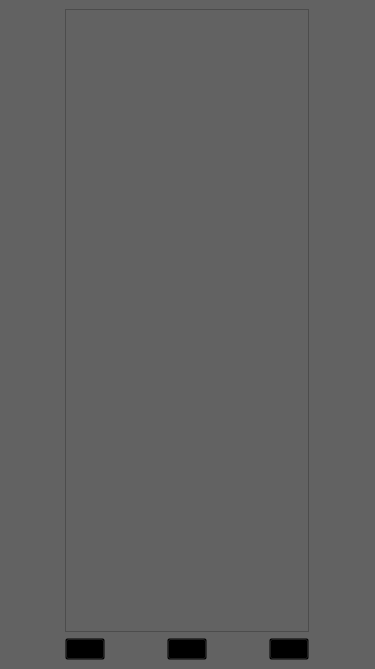
<?xml version="1.0" encoding="UTF-8"?>
<ui version="4.0">
 <class>MainWindow</class>
 <widget class="QMainWindow" name="MainWindow">
  <property name="geometry">
   <rect>
    <x>0</x>
    <y>0</y>
    <width>375</width>
    <height>669</height>
   </rect>
  </property>
  <property name="palette">
   <palette>
    <active>
     <colorrole role="Base">
      <brush brushstyle="SolidPattern">
       <color alpha="255">
        <red>98</red>
        <green>98</green>
        <blue>98</blue>
       </color>
      </brush>
     </colorrole>
     <colorrole role="Window">
      <brush brushstyle="SolidPattern">
       <color alpha="255">
        <red>98</red>
        <green>98</green>
        <blue>98</blue>
       </color>
      </brush>
     </colorrole>
    </active>
    <inactive>
     <colorrole role="Base">
      <brush brushstyle="SolidPattern">
       <color alpha="255">
        <red>98</red>
        <green>98</green>
        <blue>98</blue>
       </color>
      </brush>
     </colorrole>
     <colorrole role="Window">
      <brush brushstyle="SolidPattern">
       <color alpha="255">
        <red>98</red>
        <green>98</green>
        <blue>98</blue>
       </color>
      </brush>
     </colorrole>
    </inactive>
    <disabled>
     <colorrole role="Base">
      <brush brushstyle="SolidPattern">
       <color alpha="255">
        <red>98</red>
        <green>98</green>
        <blue>98</blue>
       </color>
      </brush>
     </colorrole>
     <colorrole role="Window">
      <brush brushstyle="SolidPattern">
       <color alpha="255">
        <red>98</red>
        <green>98</green>
        <blue>98</blue>
       </color>
      </brush>
     </colorrole>
    </disabled>
   </palette>
  </property>
  <property name="windowTitle">
   <string>MainWindow</string>
  </property>
  <widget class="QWidget" name="centralwidget">
   <layout class="QGridLayout" name="gridLayout">
    <item row="1" column="0">
     <widget class="QPushButton" name="taxi_btn">
      <property name="sizePolicy">
       <sizepolicy hsizetype="Maximum" vsizetype="Fixed">
        <horstretch>0</horstretch>
        <verstretch>0</verstretch>
       </sizepolicy>
      </property>
      <property name="styleSheet">
       <string notr="true">QPushButton#taxi_btn {
        background-color: transparent;
    }
QPushButton#taxi_btn:hover {
        background-color: rgb(75, 75, 75);
		border-radius: 20px;
    }</string>
      </property>
      <property name="text">
       <string/>
      </property>
      <property name="icon">
       <iconset>
        <normaloff>img/taxi_2.png</normaloff>img/taxi_2.png</iconset>
      </property>
      <property name="iconSize">
       <size>
        <width>48</width>
        <height>48</height>
       </size>
      </property>
     </widget>
    </item>
    <item row="1" column="2">
     <widget class="QPushButton" name="story_btn">
      <property name="sizePolicy">
       <sizepolicy hsizetype="Maximum" vsizetype="Fixed">
        <horstretch>0</horstretch>
        <verstretch>0</verstretch>
       </sizepolicy>
      </property>
      <property name="styleSheet">
       <string notr="true">QPushButton#story_btn {
        background-color: transparent;
    }
QPushButton#story_btn:hover {
        background-color: rgb(75, 75, 75);
		border-radius: 20px;
    }</string>
      </property>
      <property name="text">
       <string/>
      </property>
      <property name="icon">
       <iconset>
        <normaloff>img/story_2.png</normaloff>img/story_2.png</iconset>
      </property>
      <property name="iconSize">
       <size>
        <width>48</width>
        <height>48</height>
       </size>
      </property>
     </widget>
    </item>
    <item row="1" column="1">
     <widget class="QPushButton" name="account_btn">
      <property name="sizePolicy">
       <sizepolicy hsizetype="Maximum" vsizetype="Fixed">
        <horstretch>0</horstretch>
        <verstretch>0</verstretch>
       </sizepolicy>
      </property>
      <property name="styleSheet">
       <string notr="true">QPushButton#account_btn {
        background-color: transparent;
    }
QPushButton#account_btn:hover {
        background-color: rgb(75, 75, 75);
		border-radius: 20px;
    }</string>
      </property>
      <property name="text">
       <string/>
      </property>
      <property name="icon">
       <iconset>
        <normaloff>img/profile_2.png</normaloff>img/profile_2.png</iconset>
      </property>
      <property name="iconSize">
       <size>
        <width>48</width>
        <height>48</height>
       </size>
      </property>
     </widget>
    </item>
    <item row="0" column="0" colspan="3">
     <widget class="QListView" name="order_history">
      <property name="palette">
       <palette>
        <active>
         <colorrole role="WindowText">
          <brush brushstyle="SolidPattern">
           <color alpha="255">
            <red>255</red>
            <green>255</green>
            <blue>255</blue>
           </color>
          </brush>
         </colorrole>
         <colorrole role="Text">
          <brush brushstyle="SolidPattern">
           <color alpha="255">
            <red>255</red>
            <green>255</green>
            <blue>255</blue>
           </color>
          </brush>
         </colorrole>
         <colorrole role="PlaceholderText">
          <brush brushstyle="SolidPattern">
           <color alpha="128">
            <red>255</red>
            <green>255</green>
            <blue>255</blue>
           </color>
          </brush>
         </colorrole>
        </active>
        <inactive>
         <colorrole role="WindowText">
          <brush brushstyle="SolidPattern">
           <color alpha="255">
            <red>255</red>
            <green>255</green>
            <blue>255</blue>
           </color>
          </brush>
         </colorrole>
         <colorrole role="Text">
          <brush brushstyle="SolidPattern">
           <color alpha="255">
            <red>255</red>
            <green>255</green>
            <blue>255</blue>
           </color>
          </brush>
         </colorrole>
         <colorrole role="PlaceholderText">
          <brush brushstyle="SolidPattern">
           <color alpha="128">
            <red>255</red>
            <green>255</green>
            <blue>255</blue>
           </color>
          </brush>
         </colorrole>
        </inactive>
        <disabled>
         <colorrole role="WindowText">
          <brush brushstyle="SolidPattern">
           <color alpha="255">
            <red>120</red>
            <green>120</green>
            <blue>120</blue>
           </color>
          </brush>
         </colorrole>
         <colorrole role="Text">
          <brush brushstyle="SolidPattern">
           <color alpha="255">
            <red>120</red>
            <green>120</green>
            <blue>120</blue>
           </color>
          </brush>
         </colorrole>
         <colorrole role="PlaceholderText">
          <brush brushstyle="SolidPattern">
           <color alpha="128">
            <red>0</red>
            <green>0</green>
            <blue>0</blue>
           </color>
          </brush>
         </colorrole>
        </disabled>
       </palette>
      </property>
      <property name="autoFillBackground">
       <bool>false</bool>
      </property>
     </widget>
    </item>
   </layout>
  </widget>
 </widget>
 <resources/>
 <connections/>
</ui>
